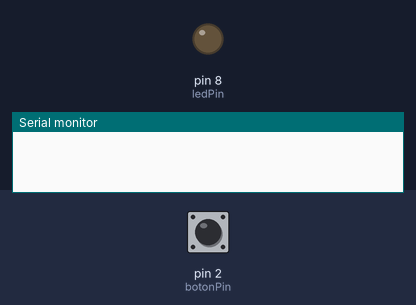
A sketch run on a simulated Arduino Uno, built with avr-gcc and run on an emulated ATmega328P. Shown: output pins drawn as LEDs (lit = HIGH), the last lines printed to the serial monitor. Dashed ring = blinking. The test bench sets the inputs (shaded band); at power-on: pin 2 (botonPin) LOW.

Above: at 1.2 s.
1.3 s: pin 2 (botonPin) pulled HIGH for 0.15 s
At 1.37 s:
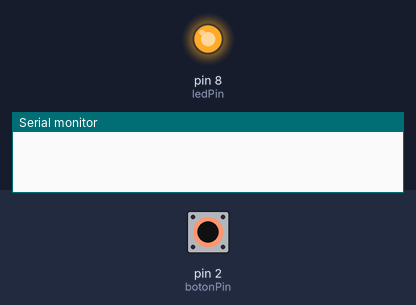
2.9 s: pin 2 (botonPin) pulled HIGH for 1 s
At 5.1 s:
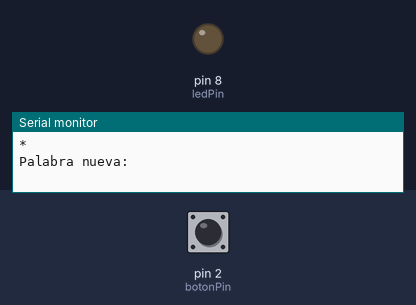
5.4 s: pin 2 (botonPin) pulled HIGH for 3.2 s
At 6.4 s:
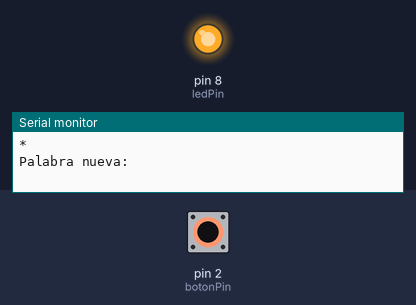
10.1 s: pin 2 (botonPin) pulsed HIGH 5 times (0.12 s each, 0.3 s apart)
At 10.16 s:
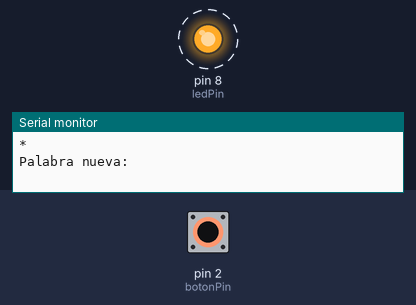
Timing chart, 0 to 13.1 s (numbered marks = the images above; inputs shaded):
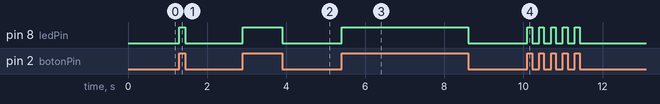

The sketch:

PulsadorYLed.ino
```cpp
const int botonPin = 2;   // Pin del botón
const int ledPin = 8;    // Pin del LED
unsigned long tiempoInicio = 0; // Inicializar el tiempo de inicio del estado del botón
unsigned long tiempoPresionado = 0; // Variable para almacenar el tiempo total que se ha mantenido presionado el botón

void setup() {
  pinMode(botonPin, INPUT); // Configurar el pin del botón como entrada
  pinMode(ledPin, OUTPUT);  // Configurar el pin del LED como salida
  Serial.begin(9600);       // Iniciar comunicación serial a 9600 baudios
}

void loop() {
  // Leer el estado del botón
  int estadoBoton = digitalRead(botonPin);

  // Si se detecta que el botón está presionado
  if (estadoBoton == HIGH) {
    // Si es la primera vez que se detecta el botón presionado
    if (tiempoInicio == 0) {
      tiempoInicio = millis(); // Almacenar el tiempo de inicio del estado del botón
    }
    // Encender el LED
    digitalWrite(ledPin, HIGH);
  } else { // Si el botón no está presionado
    // Si el botón estaba presionado anteriormente
    if (tiempoInicio != 0) {
      // Calcular el tiempo total que se ha mantenido presionado el botón
      tiempoPresionado = millis() - tiempoInicio;
      // Imprimir el tiempo que se mantuvo presionado el botón
      //Serial.print("Tiempo presionado: ");
      //Serial.print(tiempoPresionado);
      //Serial.println(" ms");

      // Ver si es punto o es raya
      if(tiempoPresionado <= 200 && tiempoPresionado > 80) {
        Serial.print("*");
      } else if(tiempoPresionado <= 600 && tiempoPresionado > 200) {
        Serial.print("-");
      } else if(tiempoPresionado <=1400){
        Serial.println("\nPalabra nueva: \n");
        /*Mi idea es guardar cada codigo hasta el punto en el que se convierta en otra letra, esto se almacena en un arreglo y mandarla a una funcion que la convierta en una letra*/
      }

      // Reiniciar el tiempo de inicio del estado del botón
      tiempoInicio = 0;
    }
    // Apagar el LED
    digitalWrite(ledPin, LOW);
  }
}
```

Measured:
- after the input at 1.3 s, pin 8 (ledPin): LOW → HIGH at once, → LOW 0.15 s later
- after the input at 2.9 s, pin 8 (ledPin): LOW → HIGH at once, → LOW 1.0 s later
- after the input at 5.4 s, pin 8 (ledPin): LOW → HIGH at once, → LOW 3.2 s later
- after the input at 10.1 s, pin 8 (ledPin): alternates HIGH for 0.12 s and LOW for 0.18 s, 10 changes in all, then stays LOW, starting at once
